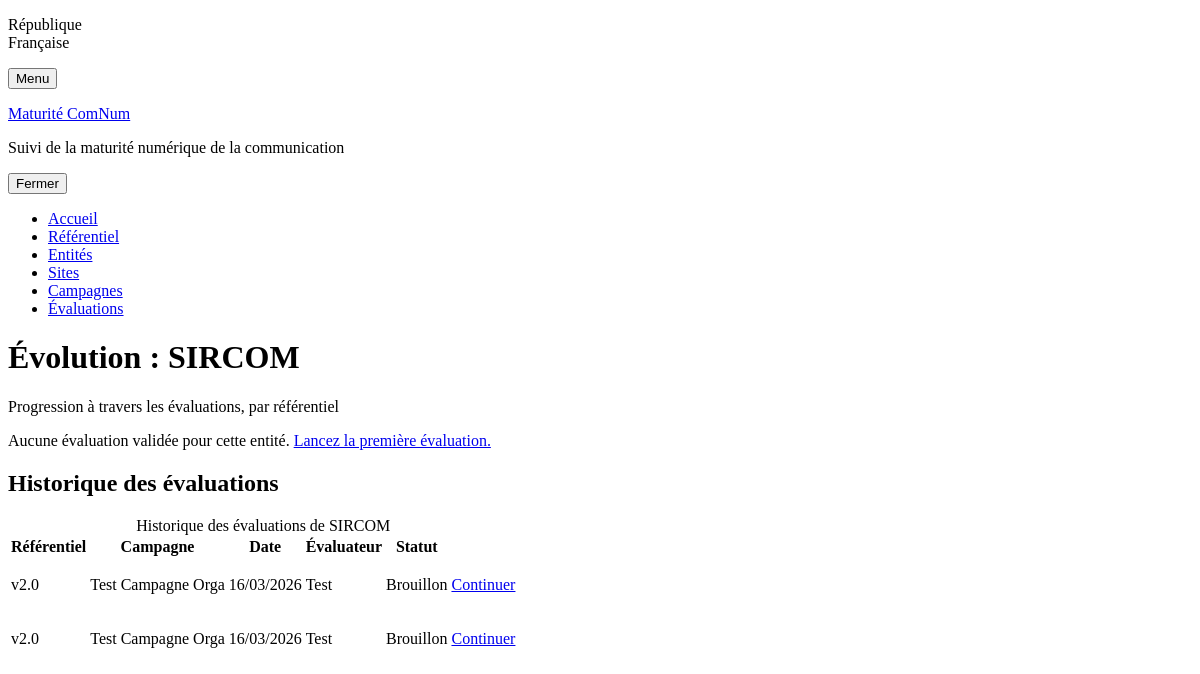
Before: /entite/1/evolution with the older database file.
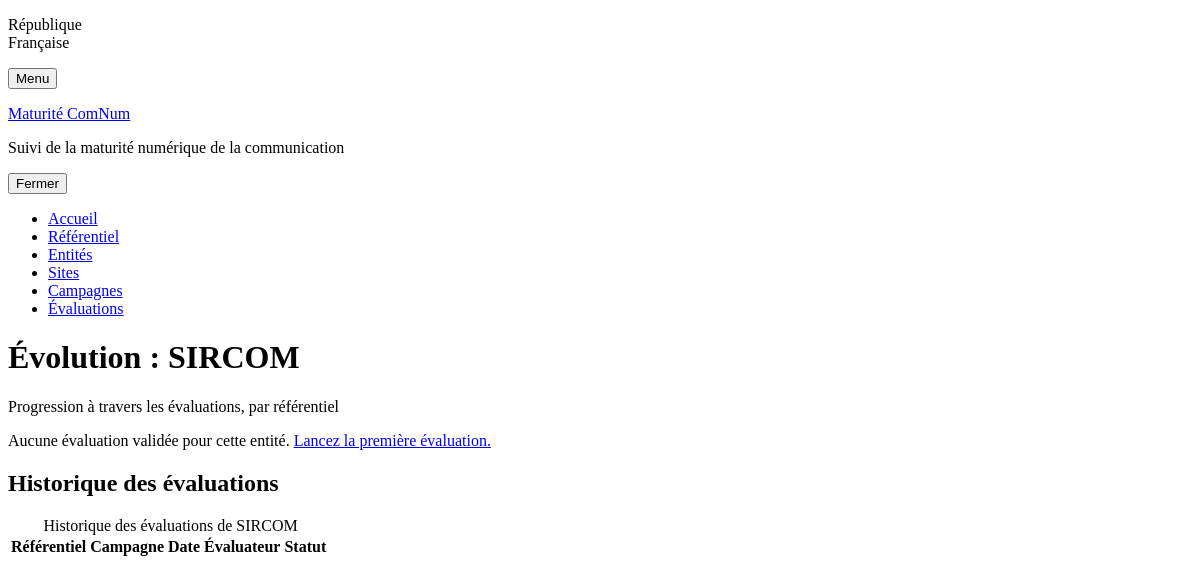
After: the same page with the newer database file.
### webapp/models.py (models this page shows, shortened)
class Evaluation(db.Model):
    __tablename__ = "evaluation"
    id = db.Column(db.Integer, primary_key=True)
    referentiel_id = db.Column(db.Integer, db.ForeignKey("referentiel_version.id"), nullable=False)
    campagne_id = db.Column(db.Integer, db.ForeignKey("campagne.id"), nullable=True)
    entite_id = db.Column(db.Integer, db.ForeignKey("entite.id"), nullable=True)
    site_id = db.Column(db.Integer, db.ForeignKey("site.id"), nullable=True)
    evaluateur = db.Column(db.String(200))
    date_evaluation = db.Column(db.DateTime, default=datetime.utcnow)
    statut = db.Column(db.String(20), default="brouillon")  # brouillon, validee
    commentaire_global = db.Column(db.Text)
    referentiel = db.relationship("ReferentielVersion")
    campagne = db.relationship("Campagne", back_populates="evaluations")
    entite = db.relationship("Entite", back_populates="evaluations")
    site = db.relationship("Site", back_populates="evaluations")
    scores = db.relationship("Score", back_populates="evaluation",
                             cascade="all, delete-orphan")
    __table_args__ = (
        db.CheckConstraint(
            "(entite_id IS NOT NULL AND site_id IS NULL) OR "
            "(entite_id IS NULL AND site_id IS NOT NULL)",
            name="ck_eval_xor_cible"
        ),
    )

class ReferentielVersion(db.Model):
    __tablename__ = "referentiel_version"
    id = db.Column(db.Integer, primary_key=True)
    label = db.Column(db.String(50), nullable=False, unique=True)
    description = db.Column(db.Text)
    cible = db.Column(db.String(20), nullable=False, default="organisation")  # "organisation" ou "site"
    created_at = db.Column(db.DateTime, default=datetime.utcnow)
    is_active = db.Column(db.Boolean, default=False)
    dimensions = db.relationship("Dimension", back_populates="referentiel",
                                 cascade="all, delete-orphan",
                                 order_by="Dimension.numero")

class Campagne(db.Model):
    __tablename__ = "campagne"
    id = db.Column(db.Integer, primary_key=True)
    label = db.Column(db.String(100), nullable=False)
    date_debut = db.Column(db.Date, nullable=False)
    date_fin = db.Column(db.Date)
    statut = db.Column(db.String(20), default="en_cours")  # en_cours, terminee
    evaluations = db.relationship("Evaluation", back_populates="campagne",
                                  cascade="all, delete-orphan")

### webapp/app.py (the view, shortened to what this page needs)
@app.route("/entite/<int:entite_id>/evolution")
def entite_evolution(entite_id):
    entite = Entite.query.get_or_404(entite_id)
    evaluations = Evaluation.query.filter_by(
        entite_id=entite.id, statut="validee"
    ).order_by(Evaluation.date_evaluation).all()
    ref_groups = {}
    charts = []
    return render_template(
        "entite_evolution.html",
        entite=entite,
        charts=charts,
    )

### webapp/app.py (called while the page is built)
@app.before_request
def ensure_db():
    if not getattr(app, "_db_ready", False):
        db.create_all()
        migrate_db()
        from seed import seed_referentiel, seed_demo_entites, seed_mini_referentiels, seed_demo_sites
        seed_referentiel()
        seed_mini_referentiels()
        seed_demo_entites()
        seed_demo_sites()
        app._db_ready = True

### webapp/templates/entite_evolution.html (shortened to what this page needs)
{% extends "base.html" %}
{% block content %}
<div class="fr-mb-4w">
    <h1 class="fr-h3">Évolution : {{ entite.nom }}</h1>
    <p class="fr-text--alt">Progression à travers les évaluations, par référentiel</p>
</div>
{% if not charts %}
<div class="fr-alert fr-alert--info fr-alert--sm">
    <p>Aucune évaluation validée pour cette entité.
    <a href="{{ url_for('evaluation_new') }}">Lancez la première évaluation.</a></p>
</div>
{% endif %}
<div class="fr-card fr-mt-3w">
    <div class="fr-card__body">
        <div class="fr-card__content">
            <h2 class="fr-card__title fr-mb-2w">Historique des évaluations</h2>
            <div class="fr-table">
                <div class="fr-table__wrapper">
                    <div class="fr-table__container">
                        <div class="fr-table__content">
                            <table>
                                <caption class="fr-sr-only">Historique des évaluations de {{ entite.nom }}</caption>
                                <thead>
                                    <tr>
                                        <th scope="col">Référentiel</th>
                                        <th scope="col">Campagne</th>
                                        <th scope="col">Date</th>
                                        <th scope="col">Évaluateur</th>
                                        <th scope="col">Statut</th>
                                        <th scope="col"></th>
                                    </tr>
                                </thead>
                                <tbody>
                                    {% for ev in entite.evaluations %}
                                    <tr>
                                        <td>{{ ev.referentiel.label }}</td>
                                        <td class="fr-text--bold">{{ ev.campagne.label if ev.campagne_id else '—' }}</td>
                                        <td>{{ ev.date_evaluation.strftime('%d/%m/%Y') }}</td>
                                        <td>{{ ev.evaluateur or '—' }}</td>
                                        <td>
                                            {% if ev.statut == 'brouillon' %}
                                            <p class="fr-badge fr-badge--warning fr-badge--sm fr-badge--no-icon">Brouillon</p>
                                            {% else %}
                                            <p class="fr-badge fr-badge--success fr-badge--sm fr-badge--no-icon">Validée</p>
                                            {% endif %}
                                        </td>
                                        <td>
                                            {% if ev.statut == 'brouillon' %}
                                            <a href="{{ url_for('evaluation_fill', evaluation_id=ev.id) }}" class="fr-btn fr-btn--sm fr-btn--secondary">Continuer</a>
                                            {% else %}
                                            <a href="{{ url_for('evaluation_results', evaluation_id=ev.id) }}" class="fr-btn fr-btn--sm fr-btn--secondary">Résultats</a>
                                            {% endif %}
                                        </td>
                                    </tr>
                                    {% endfor %}
                                </tbody>
                            </table>
                        </div>
                    </div>
                </div>
            </div>
        </div>
    </div>
</div>
{% endblock %}

Changed rows visible on the page:
removed Evaluation: referentiel.label "v2.0", campagne "Test Campagne Orga", date_evaluation "16/03/2026", evaluateur "Test", statut "Brouillon"
removed Evaluation: referentiel.label "v2.0", campagne "Test Campagne Orga", date_evaluation "16/03/2026", evaluateur "Test", statut "Brouillon"
